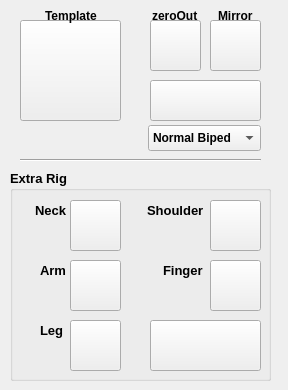
    <widget class="QWidget" name="biped_tab">
     <attribute name="title">
      <string>biped</string>
     </attribute>
     <widget class="QPushButton" name="biped_temp_BTN">
      <property name="geometry">
       <rect>
        <x>20</x>
        <y>20</y>
        <width>101</width>
        <height>101</height>
       </rect>
      </property>
      <property name="cursor">
       <cursorShape>PointingHandCursor</cursorShape>
      </property>
      <property name="styleSheet">
       <string notr="true"/>
      </property>
      <property name="text">
       <string/>
      </property>
      <property name="iconSize">
       <size>
        <width>101</width>
        <height>97</height>
       </size>
      </property>
     </widget>
     <widget class="QPushButton" name="zeroOut_BTN">
      <property name="geometry">
       <rect>
        <x>150</x>
        <y>20</y>
        <width>51</width>
        <height>51</height>
       </rect>
      </property>
      <property name="cursor">
       <cursorShape>PointingHandCursor</cursorShape>
      </property>
      <property name="styleSheet">
       <string notr="true">#zeroOut{
background-color: transparent;
border-image: url(:zeroOut.png);
background: none;
border: none;
background=repeat: none;
}
#zeroOut:pressed{
border-image: url(:zeroOut.png);
}</string>
      </property>
      <property name="text">
       <string/>
      </property>
      <property name="iconSize">
       <size>
        <width>51</width>
        <height>51</height>
       </size>
      </property>
      <property name="shortcut">
       <string extracomment="zeroOut"/>
      </property>
     </widget>
     <widget class="QPushButton" name="mirrorJoints_BTN">
      <property name="geometry">
       <rect>
        <x>210</x>
        <y>20</y>
        <width>51</width>
        <height>51</height>
       </rect>
      </property>
      <property name="cursor">
       <cursorShape>PointingHandCursor</cursorShape>
      </property>
      <property name="toolTip">
       <string extracomment="mirrorJoint"/>
      </property>
      <property name="styleSheet">
       <string notr="true"/>
      </property>
      <property name="text">
       <string extracomment="mirrorJoint"/>
      </property>
      <property name="iconSize">
       <size>
        <width>51</width>
        <height>51</height>
       </size>
      </property>
      <property name="shortcut">
       <string extracomment="mirrorJoint"/>
      </property>
      <property name="flat">
       <bool>false</bool>
      </property>
     </widget>
     <widget class="QPushButton" name="biped_build_BTN">
      <property name="geometry">
       <rect>
        <x>150</x>
        <y>80</y>
        <width>111</width>
        <height>41</height>
       </rect>
      </property>
      <property name="font">
       <font>
        <pointsize>12</pointsize>
        <weight>75</weight>
        <bold>true</bold>
       </font>
      </property>
      <property name="cursor">
       <cursorShape>PointingHandCursor</cursorShape>
      </property>
      <property name="styleSheet">
       <string notr="true"/>
      </property>
      <property name="text">
       <string/>
      </property>
      <property name="iconSize">
       <size>
        <width>109</width>
        <height>39</height>
       </size>
      </property>
     </widget>
     <widget class="Line" name="line_9">
      <property name="geometry">
       <rect>
        <x>20</x>
        <y>150</y>
        <width>241</width>
        <height>20</height>
       </rect>
      </property>
      <property name="orientation">
       <enum>Qt::Horizontal</enum>
      </property>
     </widget>
     <widget class="QGroupBox" name="biped_ex_GRB">
      <property name="geometry">
       <rect>
        <x>10</x>
        <y>170</y>
        <width>261</width>
        <height>211</height>
       </rect>
      </property>
      <property name="font">
       <font>
        <pointsize>10</pointsize>
        <weight>75</weight>
        <italic>false</italic>
        <bold>true</bold>
       </font>
      </property>
      <property name="title">
       <string>Extra Rig</string>
      </property>
      <widget class="QPushButton" name="biped_ex_neck_BTN">
       <property name="geometry">
        <rect>
         <x>60</x>
         <y>30</y>
         <width>51</width>
         <height>51</height>
        </rect>
       </property>
       <property name="cursor">
        <cursorShape>PointingHandCursor</cursorShape>
       </property>
       <property name="text">
        <string/>
       </property>
       <property name="iconSize">
        <size>
         <width>49</width>
         <height>49</height>
        </size>
       </property>
      </widget>
      <widget class="QLabel" name="biped_ex_neck_LAB">
       <property name="geometry">
        <rect>
         <x>25</x>
         <y>30</y>
         <width>41</width>
         <height>21</height>
        </rect>
       </property>
       <property name="font">
        <font>
         <pointsize>10</pointsize>
         <weight>75</weight>
         <bold>true</bold>
        </font>
       </property>
       <property name="text">
        <string>Neck</string>
       </property>
      </widget>
      <widget class="QLabel" name="biped_ex_shoulder_LAB">
       <property name="geometry">
        <rect>
         <x>137</x>
         <y>30</y>
         <width>71</width>
         <height>21</height>
        </rect>
       </property>
       <property name="font">
        <font>
         <pointsize>10</pointsize>
         <weight>75</weight>
         <bold>true</bold>
        </font>
       </property>
       <property name="text">
        <string>Shoulder</string>
       </property>
      </widget>
      <widget class="QPushButton" name="biped_ex_shoulder_BTN">
       <property name="geometry">
        <rect>
         <x>200</x>
         <y>30</y>
         <width>51</width>
         <height>51</height>
        </rect>
       </property>
       <property name="cursor">
        <cursorShape>PointingHandCursor</cursorShape>
       </property>
       <property name="text">
        <string/>
       </property>
       <property name="iconSize">
        <size>
         <width>49</width>
         <height>49</height>
        </size>
       </property>
      </widget>
      <widget class="QPushButton" name="biped_ex_arm_BTN">
       <property name="geometry">
        <rect>
         <x>60</x>
         <y>90</y>
         <width>51</width>
         <height>51</height>
        </rect>
       </property>
       <property name="cursor">
        <cursorShape>PointingHandCursor</cursorShape>
       </property>
       <property name="text">
        <string/>
       </property>
       <property name="iconSize">
        <size>
         <width>49</width>
         <height>49</height>
        </size>
       </property>
      </widget>
      <widget class="QPushButton" name="biped_ex_finger_BTN">
       <property name="geometry">
        <rect>
         <x>200</x>
         <y>90</y>
         <width>51</width>
         <height>51</height>
        </rect>
       </property>
       <property name="cursor">
        <cursorShape>PointingHandCursor</cursorShape>
       </property>
       <property name="text">
        <string/>
       </property>
       <property name="iconSize">
        <size>
         <width>49</width>
         <height>49</height>
        </size>
       </property>
      </widget>
      <widget class="QLabel" name="biped_ex_arm_LAB">
       <property name="geometry">
        <rect>
         <x>30</x>
         <y>90</y>
         <width>71</width>
         <height>21</height>
        </rect>
       </property>
       <property name="font">
        <font>
         <pointsize>10</pointsize>
         <weight>75</weight>
         <bold>true</bold>
        </font>
       </property>
       <property name="text">
        <string>Arm</string>
       </property>
      </widget>
      <widget class="QLabel" name="biped_ex_leg_LAB">
       <property name="geometry">
        <rect>
         <x>30</x>
         <y>150</y>
         <width>71</width>
         <height>21</height>
        </rect>
       </property>
       <property name="font">
        <font>
         <pointsize>10</pointsize>
         <weight>75</weight>
         <bold>true</bold>
        </font>
       </property>
       <property name="text">
        <string>Leg</string>
       </property>
      </widget>
      <widget class="QPushButton" name="biped_ex_leg_BTN">
       <property name="geometry">
        <rect>
         <x>60</x>
         <y>150</y>
         <width>51</width>
         <height>51</height>
        </rect>
       </property>
       <property name="cursor">
        <cursorShape>PointingHandCursor</cursorShape>
       </property>
       <property name="text">
        <string/>
       </property>
       <property name="iconSize">
        <size>
         <width>49</width>
         <height>49</height>
        </size>
       </property>
      </widget>
      <widget class="QLabel" name="biped_ex_finger_LAB">
       <property name="geometry">
        <rect>
         <x>153</x>
         <y>90</y>
         <width>71</width>
         <height>21</height>
        </rect>
       </property>
       <property name="font">
        <font>
         <pointsize>10</pointsize>
         <weight>75</weight>
         <bold>true</bold>
        </font>
       </property>
       <property name="text">
        <string>Finger</string>
       </property>
      </widget>
      <widget class="QPushButton" name="biped_ex_build_BTN">
       <property name="geometry">
        <rect>
         <x>140</x>
         <y>150</y>
         <width>111</width>
         <height>51</height>
        </rect>
       </property>
       <property name="font">
        <font>
         <pointsize>12</pointsize>
         <weight>75</weight>
         <bold>true</bold>
        </font>
       </property>
       <property name="cursor">
        <cursorShape>PointingHandCursor</cursorShape>
       </property>
       <property name="styleSheet">
        <string notr="true"/>
       </property>
       <property name="text">
        <string/>
       </property>
       <property name="iconSize">
        <size>
         <width>109</width>
         <height>49</height>
        </size>
       </property>
      </widget>
     </widget>
     <widget class="QLabel" name="label">
      <property name="geometry">
       <rect>
        <x>152</x>
        <y>5</y>
        <width>61</width>
        <height>21</height>
       </rect>
      </property>
      <property name="font">
       <font>
        <pointsize>9</pointsize>
        <weight>75</weight>
        <italic>false</italic>
        <bold>true</bold>
       </font>
      </property>
      <property name="text">
       <string>zeroOut</string>
      </property>
     </widget>
     <widget class="QLabel" name="label_2">
      <property name="geometry">
       <rect>
        <x>218</x>
        <y>5</y>
        <width>61</width>
        <height>21</height>
       </rect>
      </property>
      <property name="font">
       <font>
        <pointsize>9</pointsize>
        <weight>75</weight>
        <italic>false</italic>
        <bold>true</bold>
       </font>
      </property>
      <property name="text">
       <string>Mirror</string>
      </property>
     </widget>
     <widget class="QLabel" name="label_3">
      <property name="geometry">
       <rect>
        <x>45</x>
        <y>5</y>
        <width>61</width>
        <height>21</height>
       </rect>
      </property>
      <property name="font">
       <font>
        <pointsize>9</pointsize>
        <weight>75</weight>
        <italic>false</italic>
        <bold>true</bold>
       </font>
      </property>
      <property name="text">
       <string>Template</string>
      </property>
     </widget>
     <widget class="QComboBox" name="bipedRigType_CMB">
      <property name="geometry">
       <rect>
        <x>148</x>
        <y>125</y>
        <width>113</width>
        <height>26</height>
       </rect>
      </property>
      <property name="font">
       <font>
        <pointsize>9</pointsize>
        <weight>75</weight>
        <bold>true</bold>
       </font>
      </property>
      <property name="layoutDirection">
       <enum>Qt::LeftToRight</enum>
      </property>
      <property name="autoFillBackground">
       <bool>true</bool>
      </property>
      <property name="editable">
       <bool>false</bool>
      </property>
      <property name="currentIndex">
       <number>0</number>
      </property>
      <item>
       <property name="text">
        <string>Normal Biped</string>
       </property>
      </item>
      <item>
       <property name="text">
        <string>Soft Stretch IK</string>
       </property>
      </item>
     </widget>
    </widget>
